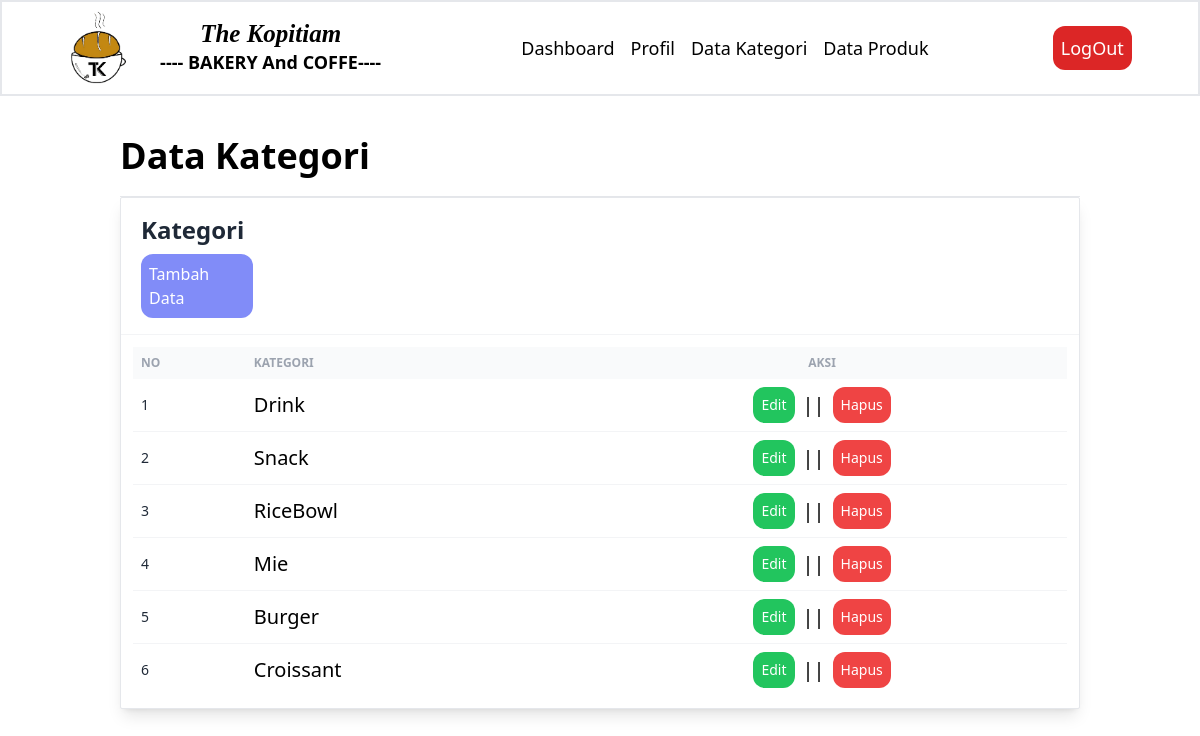
/data-kategori.php (signed in), run on the app's committed database.
### tables this page shows
CREATE TABLE `tb_category` (
  `category_id` int(11) NOT NULL,
  `category_name` varchar(25) NOT NULL
);

### data-kategori.php (the view, shortened to what this page needs)
<?php
include 'db.php';
?>
<!DOCTYPE html>
<html>
<head>
	<link rel="stylesheet" type="text/css" href="styledash.css">
</head>
<body>
	<header>
		<div class="flex  w-full justify-around bg-white border-2 text-lg p-2 items-center">
			<div class="navbar-logo font-bold">
				<img src="gambar/logo.png" alt="logo" width="60px">
				<a class="text" href="dashboard.php">
					<h1 class="px-14">The Kopitiam</h1>
					<p>---- BAKERY And COFFE----</p>
				</a>
			</div>
			<ul class="flex ">
				<li class="mx-2 hover:text-gray-600"><a href="dashboard.php">Dashboard</a></li>
				<li class="mx-2 hover:text-gray-600"><a href="profil.php">Profil</a></li>
				<li class="mx-2 hover:text-gray-600"><a href="data-kategori.php">Data Kategori</a></li>
				<li class="mx-2 hover:text-gray-600"><a href="data-produk.php">Data Produk</a></li>
			</ul>
			<div class=" p-2 rounded-xl bg-red-600 text-white"><a href="keluar.php">LogOut</a></div>
		</div>
	</header>
	<div class="w-full flex justify-center">
		<div class="w-[80%] mt-10 mb-10">
			<h3 class="text-4xl font-semibold mb-5">Data Kategori</h3>
			<div class="w-full mx-auto bg-white shadow-lg rounded-sm border border-gray-200">
				<header class="px-5 py-4 border-b border-gray-100">
					<h2 class="font-semibold text-gray-800 text-2xl">Kategori</h2>
					<div class=" w-28 mt-2 p-2 rounded-xl bg-indigo-400 borderd text-white"><a href="tambah-kategori.php">Tambah Data</a>
					</div>
				</header>
				<div class="p-3">
					<div class="">
						<table class="table-auto w-full">
							<thead class="text-xs font-semibold uppercase text-gray-400 bg-gray-50">
								<tr>
									<th class="p-2 whitespace-nowrap">
										<div class="font-semibold text-left">No</div>
									</th>
									<th class="p-2 whitespace-nowrap">
										<div class="font-semibold text-left">Kategori</div>
									</th>
									<th class="p-2 whitespace-nowrap">
										<div class="font-semibold text-center">Aksi</div>
									</th>
								</tr>
							</thead>
							<tbody class="text-sm divide-y divide-gray-100">
								<?php
								$no = 1;
								$kategori = mysqli_query($conn, "SELECT * FROM tb_category ORDER BY category_id DESC");
								if (mysqli_num_rows($kategori) > 0) {
									while ($row = mysqli_fetch_array($kategori)) {
										?>
										<tr>
											<td class="p-2 whitespace-nowrap">
												<div class="flex items-center">
													<div class="font-medium text-gray-800">
														<?php echo $no++ ?>
													</div>
												</div>
											</td>
											<td class="p-2 whitespace-nowrap text-xl">
												<div class="text-left">
													<?php echo $row['category_name'] ?>
												</div>
											</td>
											<td class="p-2 whitespace-nowrap">
												<div class="flex items-center justify-center">
													<a class="p-2 bg-green-500 text-white rounded-xl" href="edit-kategori.php?id=<?php echo $row['category_id'] ?>">Edit</a>
													<p class="text-xl mx-2">||</p>
													<a class= "p-2 bg-red-500 text-white rounded-xl" href="proses-hapus.php?idk=<?php echo $row['category_id'] ?>"
														onclick="return confirm('Yakin ingin hapus ?')">Hapus</a>
												</div>
											</td>
										</tr>
									<?php }
								} else { ?>
									<tr>
										<td colspan="3">Tidak ada data</td>
									</tr>
								<?php } ?>
							</tbody>
						</table>
					</div>
				</div>
			</div>
		</div>
	</div>
</body>
</html>

### styledash.css (style rules this page uses)
html { line-height: 1.5; -webkit-text-size-adjust: 100%; -moz-tab-size: 4; -o-tab-size: 4; tab-size: 4; font-family: ui-sans-serif, system-ui, -apple-system, BlinkMacSystemFont, "Segoe UI", Roboto, "Helvetica Neue", Arial, "Noto Sans", sans-serif, "Apple Color Emoji", "Segoe UI Emoji", "Segoe UI Symbol", "Noto Color Emoji"; font-feature-settings: normal; font-variation-settings: normal; }
body { margin: 0; line-height: inherit; }
h1, h2, h3, h4, h5, h6 { font-size: inherit; font-weight: inherit; }
a { color: inherit; text-decoration: inherit; }
table { text-indent: 0; border-color: inherit; border-collapse: collapse; }
blockquote, dl, dd, h1, h2, h3, h4, h5, h6, hr, figure, p, pre { margin: 0; }
ol, ul, menu { list-style: none; margin: 0; padding: 0; }
img, svg, video, canvas, audio, iframe, embed, object { display: block; vertical-align: middle; }
img, video { max-width: 100%; height: auto; }
.navbar-logo { display: flex; align-items: center; }
.navbar-logo .text { display: flex; flex-direction: column; align-items: center; margin-left: 1rem; }
.navbar-logo .text h1 { font-style: italic; font-family: 'Arimo', sans-serif; font-family: 'Brygada 1918', serif; font-size: 25px; }
.mx-2 { margin-left: 0.5rem; margin-right: 0.5rem; }
.mx-auto { margin-left: auto; margin-right: auto; }
.mb-10 { margin-bottom: 2.5rem; }
.mb-5 { margin-bottom: 1.25rem; }
.mt-10 { margin-top: 2.5rem; }
.mt-2 { margin-top: 0.5rem; }
.flex { display: flex; }
.w-28 { width: 7rem; }
.w-\[80\%\] { width: 80%; }
.w-full { width: 100%; }
.table-auto { table-layout: auto; }
.items-center { align-items: center; }
.justify-center { justify-content: center; }
.justify-around { justify-content: space-around; }
.divide-y > :not([hidden]) ~ :not([hidden]) { --tw-divide-y-reverse: 0; border-top-width: calc(1px * calc(1 - var(--tw-divide-y-reverse))); border-bottom-width: calc(1px * var(--tw-divide-y-reverse)); }
.divide-gray-100 > :not([hidden]) ~ :not([hidden]) { --tw-divide-opacity: 1; border-color: rgb(243 244 246 / var(--tw-divide-opacity)); }
.whitespace-nowrap { white-space: nowrap; }
.rounded-sm { border-radius: 0.125rem; }
.rounded-xl { border-radius: 0.75rem; }
.border { border-width: 1px; }
.border-2 { border-width: 2px; }
.border-b { border-bottom-width: 1px; }
.border-gray-100 { --tw-border-opacity: 1; border-color: rgb(243 244 246 / var(--tw-border-opacity)); }
.border-gray-200 { --tw-border-opacity: 1; border-color: rgb(229 231 235 / var(--tw-border-opacity)); }
.bg-gray-50 { --tw-bg-opacity: 1; background-color: rgb(249 250 251 / var(--tw-bg-opacity)); }
.bg-green-500 { --tw-bg-opacity: 1; background-color: rgb(34 197 94 / var(--tw-bg-opacity)); }
.bg-indigo-400 { --tw-bg-opacity: 1; background-color: rgb(129 140 248 / var(--tw-bg-opacity)); }
.bg-red-500 { --tw-bg-opacity: 1; background-color: rgb(239 68 68 / var(--tw-bg-opacity)); }
.bg-red-600 { --tw-bg-opacity: 1; background-color: rgb(220 38 38 / var(--tw-bg-opacity)); }
.bg-white { --tw-bg-opacity: 1; background-color: rgb(255 255 255 / var(--tw-bg-opacity)); }
.p-2 { padding: 0.5rem; }
.p-3 { padding: 0.75rem; }
.px-14 { padding-left: 3.5rem; padding-right: 3.5rem; }
.px-5 { padding-left: 1.25rem; padding-right: 1.25rem; }
.py-4 { padding-top: 1rem; padding-bottom: 1rem; }
.text-left { text-align: left; }
.text-center { text-align: center; }
.text-2xl { font-size: 1.5rem; line-height: 2rem; }
.text-4xl { font-size: 2.25rem; line-height: 2.5rem; }
.text-lg { font-size: 1.125rem; line-height: 1.75rem; }
.text-sm { font-size: 0.875rem; line-height: 1.25rem; }
.text-xl { font-size: 1.25rem; line-height: 1.75rem; }
.text-xs { font-size: 0.75rem; line-height: 1rem; }
.font-bold { font-weight: 700; }
.font-medium { font-weight: 500; }
.font-semibold { font-weight: 600; }
.uppercase { text-transform: uppercase; }
.text-gray-400 { --tw-text-opacity: 1; color: rgb(156 163 175 / var(--tw-text-opacity)); }
.text-gray-800 { --tw-text-opacity: 1; color: rgb(31 41 55 / var(--tw-text-opacity)); }
.text-white { --tw-text-opacity: 1; color: rgb(255 255 255 / var(--tw-text-opacity)); }
.shadow-lg { --tw-shadow: 0 10px 15px -3px rgb(0 0 0 / 0.1), 0 4px 6px -4px rgb(0 0 0 / 0.1); --tw-shadow-colored: 0 10px 15px -3px var(--tw-shadow-color), 0 4px 6px -4px var(--tw-shadow-color); box-shadow: var(--tw-ring-offset-shadow, 0 0 #0000), var(--tw-ring-shadow, 0 0 #0000), var(--tw-shadow); }

### data on the page
tb_category: category_name "Drink"
tb_category: category_name "Snack"
tb_category: category_name "RiceBowl"
tb_category: category_name "Mie"
tb_category: category_name "Burger"
tb_category: category_name "Croissant"
